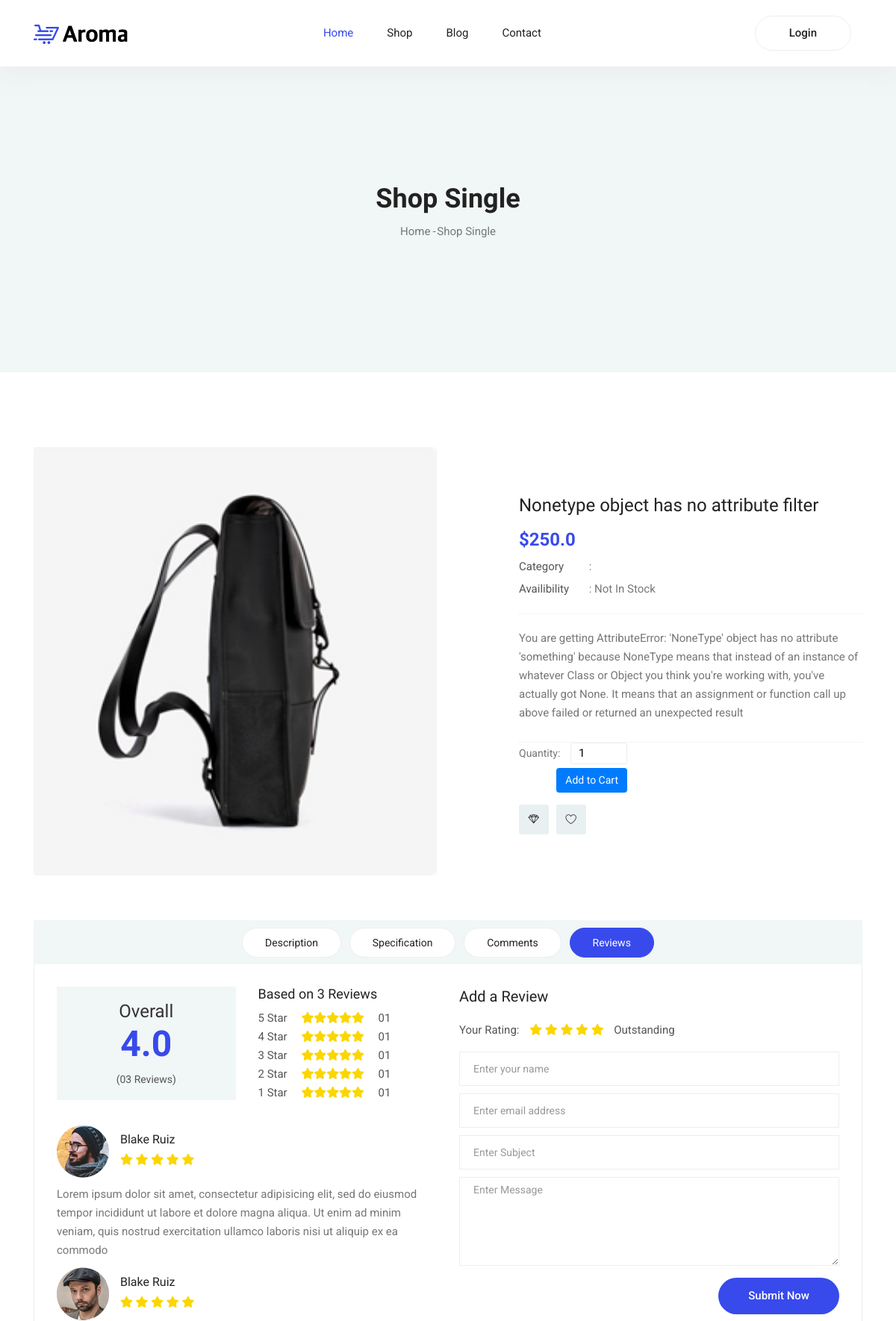
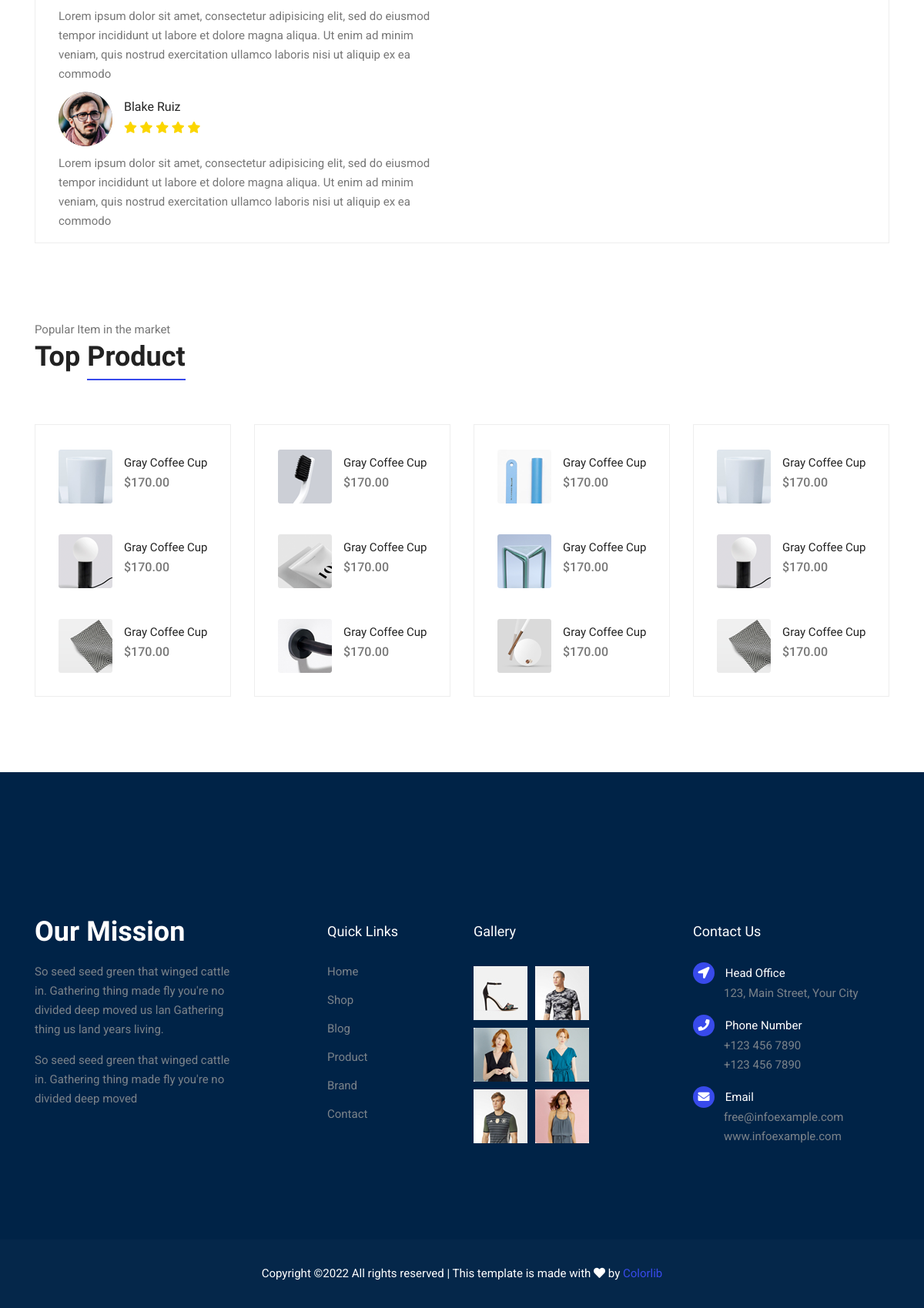
Screenshot of /single-product/Nonetype-object-has-no-attribute-filter/2 with the database file from the repository (2 pictures, top to bottom).
### store/models.py (models this page shows, shortened)
class Item(models.Model):
    title = models.CharField(max_length=150)
    slug = models.SlugField()
    price = models.FloatField()
    mojodi = models.BooleanField(default=True)
    image = models.ImageField(upload_to='Product Image', blank=True, null=True)
    text = models.TextField()
    description = models.TextField()
    active = models.BooleanField(default=False)

### store/views.py (the view)
# urls.py: path('single-product/<slug:slug>/<int:pk>', views.SingleProduct.as_view(), name='single-product'),
class SingleProduct(View):
    template_name = 'single-product.html'
    def get(self, request, slug, pk):
        product = get_object_or_404(Product, slug=slug, id=pk, active=True)
        c = {
            'details': None,
            'product':product,
            'new_order_form' : forms.UserNewOrderForm(request.POST or None, initial={'item_id':pk}),
        }
        open_order: Order = Order.objects.filter(owner_id=request.user.id, is_paid=False).first()
        if open_order is not None:
            c['details'] = open_order.orderdetail_set.all()
        return render(request, self.template_name, c)

### store/forms.py
class UserNewOrderForm(forms.Form):
    item_id = forms.IntegerField(widget=forms.HiddenInput())
    count = forms.IntegerField(widget=forms.NumberInput(), initial=1)

### store/templates/single-product.html (shortened to what this page needs)
{% extends 'base.html' %}
{% load static %}
{% block body %}
	<section class="blog-banner-area" id="blog">
		<div class="container h-100">
			<div class="blog-banner">
				<div class="text-center">
					<h1>Shop Single</h1>
					<nav aria-label="breadcrumb" class="banner-breadcrumb">
            <ol class="breadcrumb">
              <li class="breadcrumb-item"><a href="#">Home</a></li>
              <li class="breadcrumb-item active" aria-current="page">Shop Single</li>
            </ol>
          </nav>
				</div>
			</div>
    </div>
	</section>
	<div class="product_image_area">
		<div class="container">
			<div class="row s_product_inner">
				<div class="col-lg-6">
					<div class="owl-carousel owl-theme s_Product_carousel">
						<div class="single-prd-item">
							<img class="img-fluid" src="{{ product.image.url }}" alt="">
						</div>
					</div>
				</div>
				<div class="col-lg-5 offset-lg-1">
					<div class="s_product_text">
						<h3>{{ product.title }}</h3>
						<h2>${{ product.price }}</h2>
						<ul class="list">
							<li><a class="active" href="#"><span>Category</span> : {{ product.categories }}</a></li>
							<li><a href="#"><span>Availibility</span> : {% if product.mojodi %}In Stock {% else %} Not In Stock {% endif %}</a></li>
						</ul>
						<p>{{ product.text }}</p>
						<div class="product_count">
              				<form action="{% url 'store:add-user-order' %}" method="POST">
								<label for="qty">Quantity:</label>
								{{ new_order_form.count }}
								<button type="submit" class="text-white btn bg-primary">Add to Cart</button>
							</form>
						</div>
						<div class="card_area d-flex align-items-center">
							<a class="icon_btn" href="#"><i class="lnr lnr lnr-diamond"></i></a>
							<a class="icon_btn" href="#"><i class="lnr lnr lnr-heart"></i></a>
						</div>
					</div>
				</div>
			</div>
		</div>
	</div>
	<section class="product_description_area">
		<div class="container">
			<ul class="nav nav-tabs" id="myTab" role="tablist">
				<li class="nav-item">
					<a class="nav-link" id="home-tab" data-toggle="tab" href="#home" role="tab" aria-controls="home" aria-selected="true">Description</a>
				</li>
				<li class="nav-item">
					<a class="nav-link" id="profile-tab" data-toggle="tab" href="#profile" role="tab" aria-controls="profile"
					 aria-selected="false">Specification</a>
				</li>
				<li class="nav-item">
					<a class="nav-link" id="contact-tab" data-toggle="tab" href="#contact" role="tab" aria-controls="contact"
					 aria-selected="false">Comments</a>
				</li>
				<li class="nav-item">
					<a class="nav-link active" id="review-tab" data-toggle="tab" href="#review" role="tab" aria-controls="review"
					 aria-selected="false">Reviews</a>
				</li>
			</ul>
			<div class="tab-content" id="myTabContent">
				<div class="tab-pane fade show active" id="review" role="tabpanel" aria-labelledby="review-tab">
					<div class="row">
						<div class="col-lg-6">
							<div class="row total_rate">
								<div class="col-6">
									<div class="box_total">
										<h5>Overall</h5>
										<h4>4.0</h4>
										<h6>(03 Reviews)</h6>
									</div>
								</div>
								<div class="col-6">
									<div class="rating_list">
										<h3>Based on 3 Reviews</h3>
										<ul class="list">
											<li><a href="#">5 Star <i class="fa fa-star"></i><i class="fa fa-star"></i><i class="fa fa-star"></i><i
													 class="fa fa-star"></i><i class="fa fa-star"></i> 01</a></li>
											<li><a href="#">4 Star <i class="fa fa-star"></i><i class="fa fa-star"></i><i class="fa fa-star"></i><i
													 class="fa fa-star"></i><i class="fa fa-star"></i> 01</a></li>
											<li><a href="#">3 Star <i class="fa fa-star"></i><i class="fa fa-star"></i><i class="fa fa-star"></i><i
													 class="fa fa-star"></i><i class="fa fa-star"></i> 01</a></li>
											<li><a href="#">2 Star <i class="fa fa-star"></i><i class="fa fa-star"></i><i class="fa fa-star"></i><i
													 class="fa fa-star"></i><i class="fa fa-star"></i> 01</a></li>
											<li><a href="#">1 Star <i class="fa fa-star"></i><i class="fa fa-star"></i><i class="fa fa-star"></i><i
													 class="fa fa-star"></i><i class="fa fa-star"></i> 01</a></li>
										</ul>
									</div>
								</div>
							</div>
							<div class="review_list">
								<div class="review_item">
									<div class="media">
										<div class="d-flex">
											<img src="{% static 'img/product/review-1.png' %}" alt="">
										</div>
										<div class="media-body">
											<h4>Blake Ruiz</h4>
											<i class="fa fa-star"></i>
											<i class="fa fa-star"></i>
											<i class="fa fa-star"></i>
											<i class="fa fa-star"></i>
											<i class="fa fa-star"></i>
										</div>
									</div>
									<p>Lorem ipsum dolor sit amet, consectetur adipisicing elit, sed do eiusmod tempor incididunt ut labore et
										dolore magna aliqua. Ut enim ad minim veniam, quis nostrud exercitation ullamco laboris nisi ut aliquip ex ea
										commodo</p>
								</div>
								<div class="review_item">
									<div class="media">
										<div class="d-flex">
											<img src="{% static 'img/product/review-2.png' %}" alt="">
										</div>
										<div class="media-body">
											<h4>Blake Ruiz</h4>
											<i class="fa fa-star"></i>
											<i class="fa fa-star"></i>
											<i class="fa fa-star"></i>
											<i class="fa fa-star"></i>
											<i class="fa fa-star"></i>
										</div>
									</div>
									<p>Lorem ipsum dolor sit amet, consectetur adipisicing elit, sed do eiusmod tempor incididunt ut labore et
										dolore magna aliqua. Ut enim ad minim veniam, quis nostrud exercitation ullamco laboris nisi ut aliquip ex ea
										commodo</p>
								</div>
								<div class="review_item">
									<div class="media">
										<div class="d-flex">
											<img src="{% static 'img/product/review-3.png' %}" alt="">
										</div>
										<div class="media-body">
											<h4>Blake Ruiz</h4>
											<i class="fa fa-star"></i>
											<i class="fa fa-star"></i>
											<i class="fa fa-star"></i>
											<i class="fa fa-star"></i>
											<i class="fa fa-star"></i>
										</div>
									</div>
									<p>Lorem ipsum dolor sit amet, consectetur adipisicing elit, sed do eiusmod tempor incididunt ut labore et
										dolore magna aliqua. Ut enim ad minim veniam, quis nostrud exercitation ullamco laboris nisi ut aliquip ex ea
										commodo</p>
								</div>
							</div>
						</div>
						<div class="col-lg-6">
							<div class="review_box">
								<h4>Add a Review</h4>
								<p>Your Rating:</p>
								<ul class="list">
									<li><a href="#"><i class="fa fa-star"></i></a></li>
									<li><a href="#"><i class="fa fa-star"></i></a></li>
									<li><a href="#"><i class="fa fa-star"></i></a></li>
									<li><a href="#"><i class="fa fa-star"></i></a></li>
									<li><a href="#"><i class="fa fa-star"></i></a></li>
								</ul>
								<p>Outstanding</p>
                <form action="#/" class="form-contact form-review mt-3">
                  <div class="form-group">
                    <input class="form-control" name="name" type="text" placeholder="Enter your name" required>
                  </div>
                  <div class="form-group">
                    <input class="form-control" name="email" type="email" placeholder="Enter email address" required>
                  </div>
                  <div class="form-group">
                    <input class="form-control" name="subject" type="text" placeholder="Enter Subject">
                  </div>
                  <div class="form-group">
                    <textarea class="form-control different-control w-100" name="textarea" id="textarea" cols="30" rows="5" placeholder="Enter Message"></textarea>
                  </div>
                  <div class="form-group text-center text-md-right mt-3">
                    <button type="submit" class="button button--active button-review">Submit Now</button>
                  </div>
                </form>
							</div>
						</div>
					</div>
				</div>
			</div>
		</div>
	</section>
	<section class="related-product-area section-margin--small mt-0">
		<div class="container">
			<div class="section-intro pb-60px">
        <p>Popular Item in the market</p>
        <h2>Top <span class="section-intro__style">Product</span></h2>
      </div>
			<div class="row mt-30">
        <div class="col-sm-6 col-xl-3 mb-4 mb-xl-0">
          <div class="single-search-product-wrapper">
            <div class="single-search-product d-flex">
              <a href="#"><img src="{% static 'img/product/product-sm-1.png' %}" alt=""></a>
              <div class="desc">
                  <a href="#" class="title">Gray Coffee Cup</a>
                  <div class="price">$170.00</div>
              </div>
            </div>
            <div class="single-search-product d-flex">
              <a href="#"><img src="{% static 'img/product/product-sm-2.png' %}" alt=""></a>
              <div class="desc">
                <a href="#" class="title">Gray Coffee Cup</a>
                <div class="price">$170.00</div>
              </div>
            </div>
            <div class="single-search-product d-flex">
              <a href="#"><img src="{% static 'img/product/product-sm-3.png' %}" alt=""></a>
              <div class="desc">
                <a href="#" class="title">Gray Coffee Cup</a>
                <div class="price">$170.00</div>
              </div>
            </div>
          </div>
        </div>
        <div class="col-sm-6 col-xl-3 mb-4 mb-xl-0">
          <div class="single-search-product-wrapper">
            <div class="single-search-product d-flex">
              <a href="#"><img src="{% static 'img/product/product-sm-4.png' %}" alt=""></a>
              <div class="desc">
                  <a href="#" class="title">Gray Coffee Cup</a>
                  <div class="price">$170.00</div>
              </div>
            </div>
            <div class="single-search-product d-flex">
              <a href="#"><img src="{% static 'img/product/product-sm-5.png' %}" alt=""></a>
              <div class="desc">
                <a href="#" class="title">Gray Coffee Cup</a>
                <div class="price">$170.00</div>
              </div>
            </div>
            <div class="single-search-product d-flex">
              <a href="#"><img src="{% static 'img/product/product-sm-6.png' %}" alt=""></a>
              <div class="desc">
                <a href="#" class="title">Gray Coffee Cup</a>
                <div class="price">$170.00</div>
              </div>
            </div>
          </div>
        </div>
        <div class="col-sm-6 col-xl-3 mb-4 mb-xl-0">
          <div class="single-search-product-wrapper">
            <div class="single-search-product d-flex">
              <a href="#"><img src="{% static 'img/product/product-sm-7.png' %}" alt=""></a>
              <div class="desc">
                  <a href="#" class="title">Gray Coffee Cup</a>
                  <div class="price">$170.00</div>
              </div>
            </div>
            <div class="single-search-product d-flex">
              <a href="#"><img src="{% static 'img/product/product-sm-8.png' %}" alt=""></a>
              <div class="desc">
                <a href="#" class="title">Gray Coffee Cup</a>
                <div class="price">$170.00</div>
              </div>
            </div>
            <div class="single-search-product d-flex">
              <a href="#"><img src="{% static 'img/product/product-sm-9.png' %}" alt=""></a>
              <div class="desc">
                <a href="#" class="title">Gray Coffee Cup</a>
                <div class="price">$170.00</div>
              </div>
            </div>
          </div>
        </div>
        <div class="col-sm-6 col-xl-3 mb-4 mb-xl-0">
          <div class="single-search-product-wrapper">
            <div class="single-search-product d-flex">
              <a href="#"><img src="{% static 'img/product/product-sm-1.png' %}" alt=""></a>
              <div class="desc">
                  <a href="#" class="title">Gray Coffee Cup</a>
                  <div class="price">$170.00</div>
              </div>
            </div>
            <div class="single-search-product d-flex">
              <a href="#"><img src="{% static 'img/product/product-sm-2.png' %}" alt=""></a>
              <div class="desc">
                <a href="#" class="title">Gray Coffee Cup</a>
                <div class="price">$170.00</div>
              </div>
            </div>
            <div class="single-search-product d-flex">
              <a href="#"><img src="{% static 'img/product/product-sm-3.png' %}" alt=""></a>
              <div class="desc">
                <a href="#" class="title">Gray Coffee Cup</a>
                <div class="price">$170.00</div>
              </div>
            </div>
          </div>
        </div>
      </div>
		</div>
	</section>
{% endblock %}

### rows the page displays
Item: image (picture), title "Nonetype object has no attribute filter", price "250.0", text "You are getting AttributeError: 'NoneType' object has no attribute 'something' because NoneType means that instead of an instance of whatever Class or Object you think you're working with, you've actually got None. It means that an assignment or function call up above failed or returned an unexpected result"
